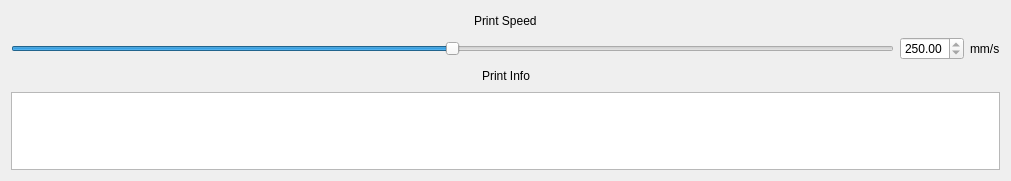
       <widget class="QWidget" name="layoutWidget">
        <property name="geometry">
         <rect>
          <x>180</x>
          <y>650</y>
          <width>1011</width>
          <height>181</height>
         </rect>
        </property>
        <layout class="QVBoxLayout" name="verticalLayout_5">
         <item>
          <layout class="QVBoxLayout" name="verticalLayout_4">
           <item>
            <layout class="QGridLayout" name="gridLayout_21">
             <item row="0" column="2">
              <spacer name="horizontalSpacer_12">
               <property name="orientation">
                <enum>Qt::Horizontal</enum>
               </property>
               <property name="sizeHint" stdset="0">
                <size>
                 <width>40</width>
                 <height>20</height>
                </size>
               </property>
              </spacer>
             </item>
             <item row="0" column="0">
              <spacer name="horizontalSpacer_11">
               <property name="orientation">
                <enum>Qt::Horizontal</enum>
               </property>
               <property name="sizeHint" stdset="0">
                <size>
                 <width>40</width>
                 <height>20</height>
                </size>
               </property>
              </spacer>
             </item>
             <item row="0" column="1">
              <widget class="QLabel" name="label_87">
               <property name="text">
                <string>Print Speed</string>
               </property>
              </widget>
             </item>
            </layout>
           </item>
           <item>
            <layout class="QGridLayout" name="gridLayout_20">
             <item row="0" column="1">
              <widget class="QDoubleSpinBox" name="ds_print_speed">
               <property name="readOnly">
                <bool>true</bool>
               </property>
               <property name="maximum">
                <double>500.000000000000000</double>
               </property>
               <property name="value">
                <double>250.000000000000000</double>
               </property>
              </widget>
             </item>
             <item row="0" column="2">
              <widget class="QLabel" name="label_110">
               <property name="text">
                <string>mm/s</string>
               </property>
              </widget>
             </item>
             <item row="0" column="0">
              <widget class="QSlider" name="hslider_set_print_speed">
               <property name="maximum">
                <number>5000</number>
               </property>
               <property name="singleStep">
                <number>1</number>
               </property>
               <property name="value">
                <number>2500</number>
               </property>
               <property name="orientation">
                <enum>Qt::Horizontal</enum>
               </property>
              </widget>
             </item>
            </layout>
           </item>
          </layout>
         </item>
         <item>
          <layout class="QGridLayout" name="gridLayout_18">
           <item row="0" column="0">
            <spacer name="horizontalSpacer_29">
             <property name="orientation">
              <enum>Qt::Horizontal</enum>
             </property>
             <property name="sizeHint" stdset="0">
              <size>
               <width>40</width>
               <height>20</height>
              </size>
             </property>
            </spacer>
           </item>
           <item row="0" column="2">
            <spacer name="horizontalSpacer_30">
             <property name="orientation">
              <enum>Qt::Horizontal</enum>
             </property>
             <property name="sizeHint" stdset="0">
              <size>
               <width>40</width>
               <height>20</height>
              </size>
             </property>
            </spacer>
           </item>
           <item row="0" column="1">
            <widget class="QLabel" name="label_111">
             <property name="text">
              <string>Print Info</string>
             </property>
             <property name="alignment">
              <set>Qt::AlignCenter</set>
             </property>
            </widget>
           </item>
           <item row="1" column="0" colspan="3">
            <widget class="QPlainTextEdit" name="te_print_info">
             <property name="readOnly">
              <bool>true</bool>
             </property>
            </widget>
           </item>
          </layout>
         </item>
        </layout>
       </widget>
